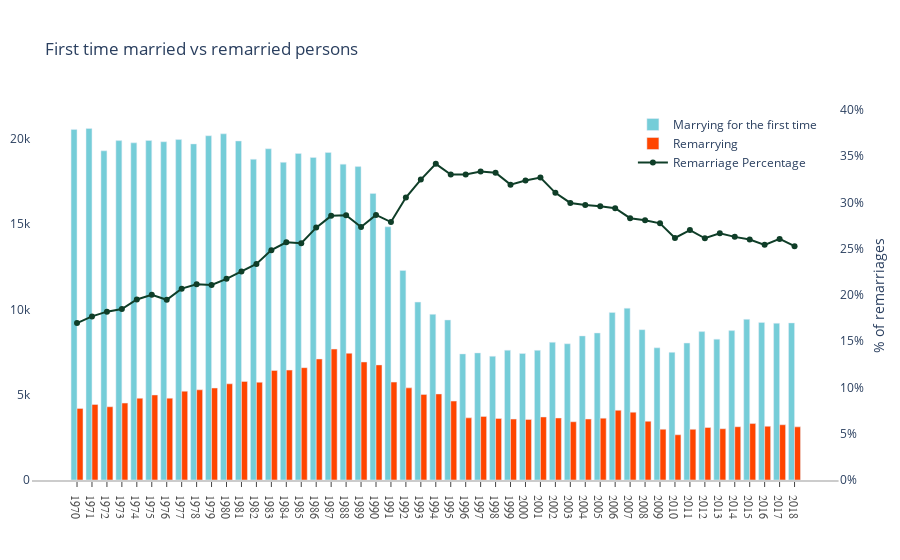

Notebook cell for this chart:
### Code cell
fig = go.Figure()
fig = make_subplots(specs=[[{"secondary_y": True}]])
    
fig.add_trace(
    go.Bar(name='Marrying for the first time', x=df_marriage_5['TIME'], y=df_marriage_5['First married Totals'],
    marker=dict(color='rgb(117,205,216)')                    
    ))

fig.add_trace(
    go.Bar(name='Remarrying', x=df_marriage_5['TIME'], y=df_marriage_5['Remarried Totals'],
    marker=dict(color='rgb(255, 69, 0)'
    )))



fig.add_trace(go.Scatter(x=df_marriage_5['TIME'], y=df_marriage_5['Remarriage Percentage'],
                    mode='lines+markers',
                    name='Remarriage Percentage',
                    line_color='rgb(15,62,40)'),
             secondary_y=True)

fig.update_yaxes(title_text="% of remarriages", secondary_y=True, 
        tickformat = '.0%', 
        range=[0, 0.4],)


# Change the bar mode
fig.update_layout(
    xaxis=dict(
        showline=True,
        showgrid=False,
        showticklabels=True,
        type = 'category',
        linecolor='rgb(204, 204, 204)',
        linewidth=2,
        ticks='outside',
        tickfont=dict(
            family='Arial',
            size=12,
            color='rgb(82, 82, 82)',
        ),
    ),
    yaxis=dict(
        showgrid=True,
        zeroline=True,
        showline=True,
        showticklabels=True,
    ),
    
    autosize=True,
    margin=dict(
        autoexpand=True,
        l=20,
        r=10,
        t=110,
    ),
    showlegend=True,
    legend=dict(x=0.7, y=1.),
    plot_bgcolor='white',
    title = 'First time married vs remarried persons'
)


fig.show()

# py.plot(fig, filename = '', auto_open=True) - uncomment and inpute your filename if you want to export to chart-studio.plot.ly.

### Figure 1 — Plotly figure (JSON) as saved in the notebook; plotly's stock layout.template omitted (floating-point values rounded to 4 significant figures)
{"data": [{"marker": {"color": "rgb(117,205,216)"}, "name": "Marrying for the first time", "type": "bar", "x": [1970, 1971, 1972, 1973, 1974, 1975, 1976, 1977, 1978, 1979, 1980, 1981, 1982, 1983, 1984, 1985, 1986, 1987, 1988, 1989, 1990, 1991, 1992, 1993, 1994, 1995, 1996, 1997, 1998, 1999, 2000, 2001, 2002, 2003, 2004, 2005, 2006, 2007, 2008, 2009, 2010, 2011, 2012, 2013, 2014, 2015, 2016, 2017, 2018], "y": [20549, 20602, 19295, 19892, 19762, 19902, 19827, 19955, 19698, 20179, 20290, 19871, 18798, 19414, 18619, 19138, 18906, 19195, 18513, 18370, 16798, 14838, 12283, 10427, 9711, 9380, 7391, 7451, 7253, 7610, 7417, 7601, 8072, 7984, 8446, 8618, 9822, 10069, 8812, 7748, 7481, 8027, 8698, 8256, 8756, 9418, 9238, 9187, 9207]}, {"marker": {"color": "rgb(255, 69, 0)"}, "name": "Remarrying", "type": "bar", "x": [1970, 1971, 1972, 1973, 1974, 1975, 1976, 1977, 1978, 1979, 1980, 1981, 1982, 1983, 1984, 1985, 1986, 1987, 1988, 1989, 1990, 1991, 1992, 1993, 1994, 1995, 1996, 1997, 1998, 1999, 2000, 2001, 2002, 2003, 2004, 2005, 2006, 2007, 2008, 2009, 2010, 2011, 2012, 2013, 2014, 2015, 2016, 2017, 2018], "y": [4197, 4426, 4293, 4508, 4792, 4984, 4797, 5205, 5286, 5389, 5638, 5779, 5728, 6420, 6441, 6584, 7094, 7673, 7427, 6917, 6746, 5737, 5400, 5016, 5043, 4625, 3643, 3727, 3607, 3570, 3552, 3693, 3634, 3414, 3572, 3624, 4086, 3975, 3441, 2976, 2651, 2971, 3077, 3004, 3122, 3308, 3149, 3238, 3115]}, {"line": {"color": "rgb(15,62,40)"}, "mode": "lines+markers", "name": "Remarriage Percentage", "type": "scatter", "x": [1970, 1971, 1972, 1973, 1974, 1975, 1976, 1977, 1978, 1979, 1980, 1981, 1982, 1983, 1984, 1985, 1986, 1987, 1988, 1989, 1990, 1991, 1992, 1993, 1994, 1995, 1996, 1997, 1998, 1999, 2000, 2001, 2002, 2003, 2004, 2005, 2006, 2007, 2008, 2009, 2010, 2011, 2012, 2013, 2014, 2015, 2016, 2017, 2018], "xaxis": "x", "y": [0.1696, 0.1768, 0.182, 0.1848, 0.1952, 0.2003, 0.1948, 0.2069, 0.2116, 0.2108, 0.2174, 0.2253, 0.2335, 0.2485, 0.257, 0.256, 0.2728, 0.2856, 0.2863, 0.2735, 0.2865, 0.2788, 0.3054, 0.3248, 0.3418, 0.3302, 0.3302, 0.3334, 0.3321, 0.3193, 0.3238, 0.327, 0.3104, 0.2995, 0.2972, 0.296, 0.2938, 0.283, 0.2808, 0.2775, 0.2616, 0.2701, 0.2613, 0.2668, 0.2628, 0.2599, 0.2542, 0.2606, 0.2528], "yaxis": "y2"}], "layout": {"autosize": true, "legend": {"x": 0.7, "y": 1}, "margin": {"autoexpand": true, "l": 20, "r": 10, "t": 110}, "plot_bgcolor": "white", "showlegend": true, "title": {"text": "First time married vs remarried persons"}, "xaxis": {"anchor": "y", "domain": [0, 0.94], "linecolor": "rgb(204, 204, 204)", "linewidth": 2, "showgrid": false, "showline": true, "showticklabels": true, "tickfont": {"color": "rgb(82, 82, 82)", "family": "Arial", "size": 12}, "ticks": "outside", "type": "category"}, "yaxis": {"anchor": "x", "domain": [0, 1], "showgrid": true, "showline": true, "showticklabels": true, "zeroline": true}, "yaxis2": {"anchor": "x", "overlaying": "y", "range": [0, 0.4], "side": "right", "tickformat": ".0%", "title": {"text": "% of remarriages"}}}}
